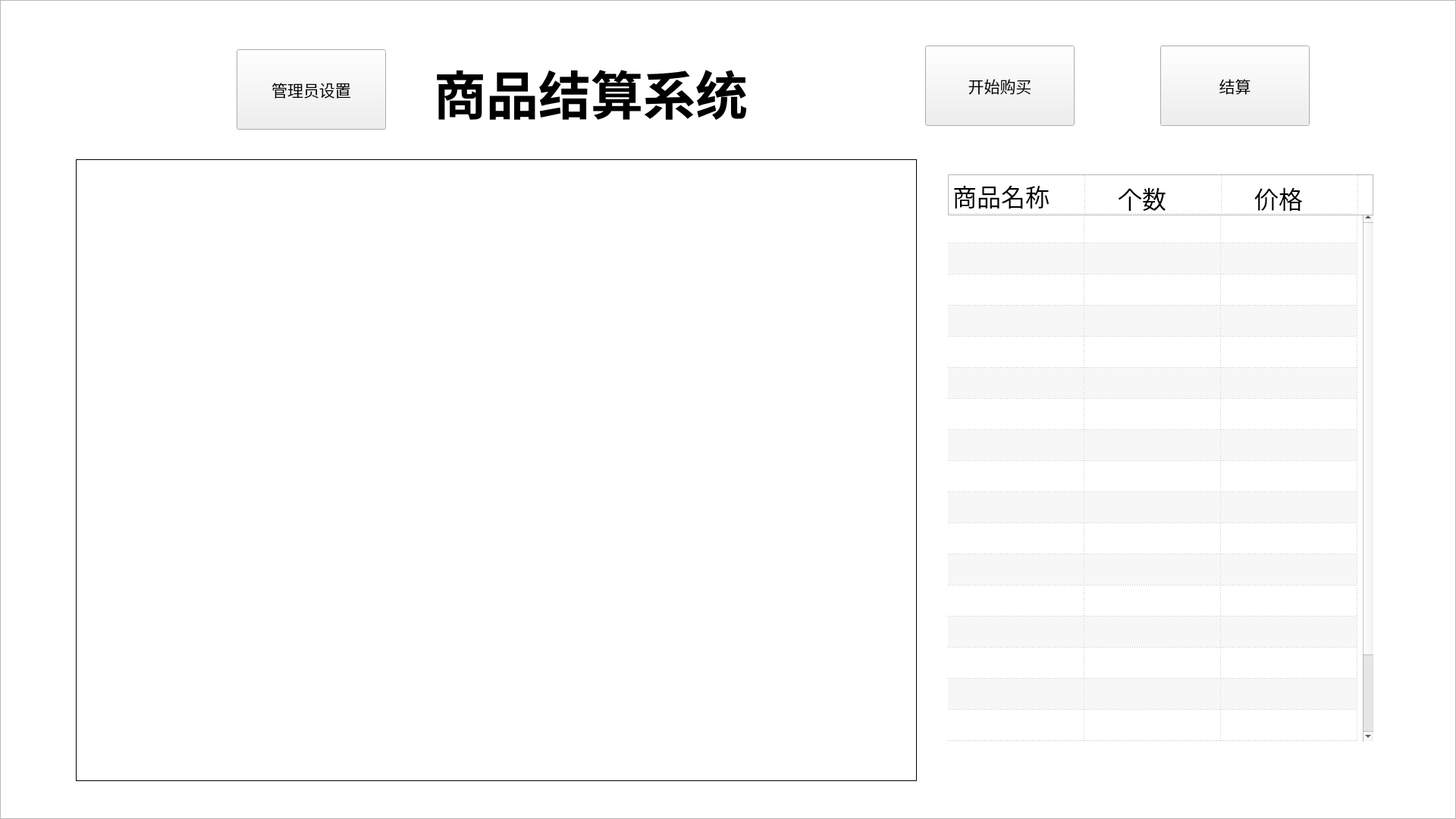
<?xml version="1.0" encoding="UTF-8"?>
<ui version="4.0">
 <class>Form</class>
 <widget class="QWidget" name="Form">
  <property name="geometry">
   <rect>
    <x>0</x>
    <y>0</y>
    <width>1920</width>
    <height>1080</height>
   </rect>
  </property>
  <property name="minimumSize">
   <size>
    <width>1920</width>
    <height>1080</height>
   </size>
  </property>
  <property name="maximumSize">
   <size>
    <width>1920</width>
    <height>1080</height>
   </size>
  </property>
  <property name="windowTitle">
   <string>商品结算系统</string>
  </property>
  <widget class="QLabel" name="realTimeCaptureLabel">
   <property name="geometry">
    <rect>
     <x>100</x>
     <y>210</y>
     <width>1109</width>
     <height>820</height>
    </rect>
   </property>
   <property name="font">
    <font>
     <family>隶书</family>
     <pointsize>16</pointsize>
    </font>
   </property>
   <property name="frameShape">
    <enum>QFrame::Box</enum>
   </property>
   <property name="text">
    <string>&lt;html&gt;&lt;head/&gt;&lt;body&gt;&lt;p&gt;&lt;br/&gt;&lt;/p&gt;&lt;/body&gt;&lt;/html&gt;</string>
   </property>
   <property name="alignment">
    <set>Qt::AlignCenter</set>
   </property>
  </widget>
  <widget class="QPushButton" name="startjieshuanButton">
   <property name="geometry">
    <rect>
     <x>1220</x>
     <y>60</y>
     <width>197</width>
     <height>106</height>
    </rect>
   </property>
   <property name="font">
    <font>
     <family>方正粗黑宋简体</family>
     <pointsize>16</pointsize>
     <weight>50</weight>
     <bold>false</bold>
    </font>
   </property>
   <property name="cursor">
    <cursorShape>PointingHandCursor</cursorShape>
   </property>
   <property name="styleSheet">
    <string notr="true">border-image: url(:/images/anniu.png);</string>
   </property>
   <property name="text">
    <string>开始购买</string>
   </property>
   <property name="autoDefault">
    <bool>false</bool>
   </property>
   <property name="default">
    <bool>false</bool>
   </property>
   <property name="flat">
    <bool>false</bool>
   </property>
  </widget>
  <widget class="QListView" name="listView_2">
   <property name="geometry">
    <rect>
     <x>100</x>
     <y>210</y>
     <width>1109</width>
     <height>820</height>
    </rect>
   </property>
   <property name="styleSheet">
    <string notr="true">background-color: rgba(255, 255,255,.5);</string>
   </property>
  </widget>
  <widget class="QPushButton" name="startjieshuanButton_2">
   <property name="geometry">
    <rect>
     <x>312</x>
     <y>65</y>
     <width>197</width>
     <height>106</height>
    </rect>
   </property>
   <property name="font">
    <font>
     <family>方正粗黑宋简体</family>
     <pointsize>16</pointsize>
     <weight>50</weight>
     <bold>false</bold>
    </font>
   </property>
   <property name="cursor">
    <cursorShape>PointingHandCursor</cursorShape>
   </property>
   <property name="styleSheet">
    <string notr="true">border-image: url(:/images/anniu.png);</string>
   </property>
   <property name="text">
    <string>管理员设置</string>
   </property>
   <property name="autoDefault">
    <bool>false</bool>
   </property>
   <property name="default">
    <bool>false</bool>
   </property>
   <property name="flat">
    <bool>false</bool>
   </property>
  </widget>
  <widget class="QTableWidget" name="tableWidget_1">
   <property name="geometry">
    <rect>
     <x>1250</x>
     <y>280</y>
     <width>561</width>
     <height>698</height>
    </rect>
   </property>
   <property name="font">
    <font>
     <pointsize>12</pointsize>
    </font>
   </property>
   <property name="autoFillBackground">
    <bool>false</bool>
   </property>
   <property name="styleSheet">
    <string notr="true">background-color: rgba(255, 255,255,.8)</string>
   </property>
   <property name="frameShape">
    <enum>QFrame::NoFrame</enum>
   </property>
   <property name="verticalScrollBarPolicy">
    <enum>Qt::ScrollBarAsNeeded</enum>
   </property>
   <property name="horizontalScrollBarPolicy">
    <enum>Qt::ScrollBarAlwaysOff</enum>
   </property>
   <property name="sizeAdjustPolicy">
    <enum>QAbstractScrollArea::AdjustIgnored</enum>
   </property>
   <property name="dragEnabled">
    <bool>false</bool>
   </property>
   <property name="dragDropMode">
    <enum>QAbstractItemView::DropOnly</enum>
   </property>
   <property name="defaultDropAction">
    <enum>Qt::TargetMoveAction</enum>
   </property>
   <property name="alternatingRowColors">
    <bool>true</bool>
   </property>
   <property name="selectionMode">
    <enum>QAbstractItemView::MultiSelection</enum>
   </property>
   <property name="selectionBehavior">
    <enum>QAbstractItemView::SelectRows</enum>
   </property>
   <property name="textElideMode">
    <enum>Qt::ElideMiddle</enum>
   </property>
   <property name="verticalScrollMode">
    <enum>QAbstractItemView::ScrollPerItem</enum>
   </property>
   <property name="horizontalScrollMode">
    <enum>QAbstractItemView::ScrollPerPixel</enum>
   </property>
   <property name="gridStyle">
    <enum>Qt::DotLine</enum>
   </property>
   <property name="sortingEnabled">
    <bool>true</bool>
   </property>
   <property name="cornerButtonEnabled">
    <bool>true</bool>
   </property>
   <property name="rowCount">
    <number>20</number>
   </property>
   <attribute name="horizontalHeaderVisible">
    <bool>false</bool>
   </attribute>
   <attribute name="horizontalHeaderCascadingSectionResizes">
    <bool>false</bool>
   </attribute>
   <attribute name="horizontalHeaderMinimumSectionSize">
    <number>30</number>
   </attribute>
   <attribute name="horizontalHeaderDefaultSectionSize">
    <number>180</number>
   </attribute>
   <attribute name="horizontalHeaderHighlightSections">
    <bool>true</bool>
   </attribute>
   <attribute name="horizontalHeaderShowSortIndicator" stdset="0">
    <bool>true</bool>
   </attribute>
   <attribute name="horizontalHeaderStretchLastSection">
    <bool>false</bool>
   </attribute>
   <attribute name="verticalHeaderVisible">
    <bool>false</bool>
   </attribute>
   <attribute name="verticalHeaderCascadingSectionResizes">
    <bool>false</bool>
   </attribute>
   <attribute name="verticalHeaderDefaultSectionSize">
    <number>41</number>
   </attribute>
   <attribute name="verticalHeaderHighlightSections">
    <bool>true</bool>
   </attribute>
   <attribute name="verticalHeaderShowSortIndicator" stdset="0">
    <bool>false</bool>
   </attribute>
   <attribute name="verticalHeaderStretchLastSection">
    <bool>false</bool>
   </attribute>
   <row/>
   <row/>
   <row/>
   <row/>
   <row/>
   <row/>
   <row/>
   <row/>
   <row/>
   <row/>
   <row/>
   <row/>
   <row/>
   <row/>
   <row/>
   <row/>
   <row/>
   <row/>
   <row/>
   <row/>
   <column>
    <property name="text">
     <string>商品名称</string>
    </property>
   </column>
   <column>
    <property name="text">
     <string>个数</string>
    </property>
   </column>
   <column>
    <property name="text">
     <string>价格</string>
    </property>
   </column>
  </widget>
  <widget class="QLabel" name="label">
   <property name="geometry">
    <rect>
     <x>572</x>
     <y>10</y>
     <width>541</width>
     <height>223</height>
    </rect>
   </property>
   <property name="sizePolicy">
    <sizepolicy hsizetype="Preferred" vsizetype="Preferred">
     <horstretch>90</horstretch>
     <verstretch>90</verstretch>
    </sizepolicy>
   </property>
   <property name="font">
    <font>
     <family>华文彩云</family>
     <pointsize>52</pointsize>
     <weight>75</weight>
     <italic>false</italic>
     <bold>true</bold>
    </font>
   </property>
   <property name="text">
    <string>商品结算系统</string>
   </property>
  </widget>
  <widget class="QLabel" name="label_2">
   <property name="geometry">
    <rect>
     <x>1256</x>
     <y>232</y>
     <width>191</width>
     <height>51</height>
    </rect>
   </property>
   <property name="font">
    <font>
     <family>华文行楷</family>
     <pointsize>24</pointsize>
    </font>
   </property>
   <property name="text">
    <string>商品名称</string>
   </property>
  </widget>
  <widget class="QLabel" name="label_3">
   <property name="geometry">
    <rect>
     <x>1654</x>
     <y>240</y>
     <width>141</width>
     <height>41</height>
    </rect>
   </property>
   <property name="font">
    <font>
     <family>华文行楷</family>
     <pointsize>24</pointsize>
    </font>
   </property>
   <property name="text">
    <string>价格</string>
   </property>
  </widget>
  <widget class="QLabel" name="label_4">
   <property name="geometry">
    <rect>
     <x>1474</x>
     <y>240</y>
     <width>141</width>
     <height>41</height>
    </rect>
   </property>
   <property name="font">
    <font>
     <family>华文行楷</family>
     <pointsize>24</pointsize>
    </font>
   </property>
   <property name="text">
    <string>个数</string>
   </property>
  </widget>
  <widget class="QTableWidget" name="tableWidget_2">
   <property name="geometry">
    <rect>
     <x>1250</x>
     <y>230</y>
     <width>561</width>
     <height>54</height>
    </rect>
   </property>
   <property name="autoFillBackground">
    <bool>false</bool>
   </property>
   <property name="styleSheet">
    <string notr="true">background-color: rgba(255, 255,255,.8)</string>
   </property>
   <property name="dragEnabled">
    <bool>false</bool>
   </property>
   <property name="alternatingRowColors">
    <bool>true</bool>
   </property>
   <property name="gridStyle">
    <enum>Qt::DotLine</enum>
   </property>
   <property name="sortingEnabled">
    <bool>true</bool>
   </property>
   <property name="cornerButtonEnabled">
    <bool>true</bool>
   </property>
   <property name="rowCount">
    <number>1</number>
   </property>
   <property name="columnCount">
    <number>3</number>
   </property>
   <attribute name="horizontalHeaderVisible">
    <bool>false</bool>
   </attribute>
   <attribute name="horizontalHeaderCascadingSectionResizes">
    <bool>false</bool>
   </attribute>
   <attribute name="horizontalHeaderMinimumSectionSize">
    <number>30</number>
   </attribute>
   <attribute name="horizontalHeaderDefaultSectionSize">
    <number>180</number>
   </attribute>
   <attribute name="horizontalHeaderHighlightSections">
    <bool>true</bool>
   </attribute>
   <attribute name="horizontalHeaderShowSortIndicator" stdset="0">
    <bool>true</bool>
   </attribute>
   <attribute name="horizontalHeaderStretchLastSection">
    <bool>false</bool>
   </attribute>
   <attribute name="verticalHeaderVisible">
    <bool>false</bool>
   </attribute>
   <attribute name="verticalHeaderCascadingSectionResizes">
    <bool>false</bool>
   </attribute>
   <attribute name="verticalHeaderDefaultSectionSize">
    <number>51</number>
   </attribute>
   <attribute name="verticalHeaderHighlightSections">
    <bool>true</bool>
   </attribute>
   <attribute name="verticalHeaderShowSortIndicator" stdset="0">
    <bool>false</bool>
   </attribute>
   <attribute name="verticalHeaderStretchLastSection">
    <bool>false</bool>
   </attribute>
   <row/>
   <column>
    <property name="text">
     <string>商品名称</string>
    </property>
   </column>
   <column>
    <property name="text">
     <string>个数</string>
    </property>
   </column>
   <column/>
  </widget>
  <widget class="QLabel" name="label_5">
   <property name="geometry">
    <rect>
     <x>520</x>
     <y>540</y>
     <width>411</width>
     <height>171</height>
    </rect>
   </property>
   <property name="font">
    <font>
     <family>方正粗黑宋简体</family>
     <pointsize>18</pointsize>
     <weight>50</weight>
     <italic>false</italic>
     <bold>false</bold>
    </font>
   </property>
   <property name="styleSheet">
    <string notr="true">color: rgb(255, 0, 0);</string>
   </property>
   <property name="text">
    <string>摄像头未开启</string>
   </property>
  </widget>
  <widget class="QPushButton" name="jiesuan">
   <property name="geometry">
    <rect>
     <x>1530</x>
     <y>60</y>
     <width>197</width>
     <height>106</height>
    </rect>
   </property>
   <property name="font">
    <font>
     <family>方正粗黑宋简体</family>
     <pointsize>16</pointsize>
     <weight>50</weight>
     <bold>false</bold>
    </font>
   </property>
   <property name="cursor">
    <cursorShape>PointingHandCursor</cursorShape>
   </property>
   <property name="styleSheet">
    <string notr="true">border-image: url(:/images/anniu.png);</string>
   </property>
   <property name="text">
    <string>结算</string>
   </property>
   <property name="autoDefault">
    <bool>false</bool>
   </property>
   <property name="default">
    <bool>false</bool>
   </property>
   <property name="flat">
    <bool>false</bool>
   </property>
  </widget>
  <widget class="QLabel" name="jiesuanlabel">
   <property name="geometry">
    <rect>
     <x>1350</x>
     <y>1000</y>
     <width>311</width>
     <height>71</height>
    </rect>
   </property>
   <property name="font">
    <font>
     <family>华文行楷</family>
     <pointsize>31</pointsize>
    </font>
   </property>
   <property name="text">
    <string/>
   </property>
  </widget>
  <widget class="QListView" name="listView">
   <property name="geometry">
    <rect>
     <x>0</x>
     <y>0</y>
     <width>1920</width>
     <height>1080</height>
    </rect>
   </property>
   <property name="minimumSize">
    <size>
     <width>0</width>
     <height>0</height>
    </size>
   </property>
   <property name="maximumSize">
    <size>
     <width>9999</width>
     <height>9999</height>
    </size>
   </property>
   <property name="styleSheet">
    <string notr="true">border-image: url(:/images/1234.jpg);</string>
   </property>
  </widget>
  <zorder>listView</zorder>
  <zorder>label_5</zorder>
  <zorder>listView_2</zorder>
  <zorder>realTimeCaptureLabel</zorder>
  <zorder>tableWidget_1</zorder>
  <zorder>label</zorder>
  <zorder>tableWidget_2</zorder>
  <zorder>startjieshuanButton</zorder>
  <zorder>startjieshuanButton_2</zorder>
  <zorder>label_2</zorder>
  <zorder>label_3</zorder>
  <zorder>label_4</zorder>
  <zorder>jiesuan</zorder>
  <zorder>jiesuanlabel</zorder>
 </widget>
 <resources>
  <include location="anniu.qrc"/>
  <include location="../anniu.qrc"/>
 </resources>
 <connections/>
</ui>
